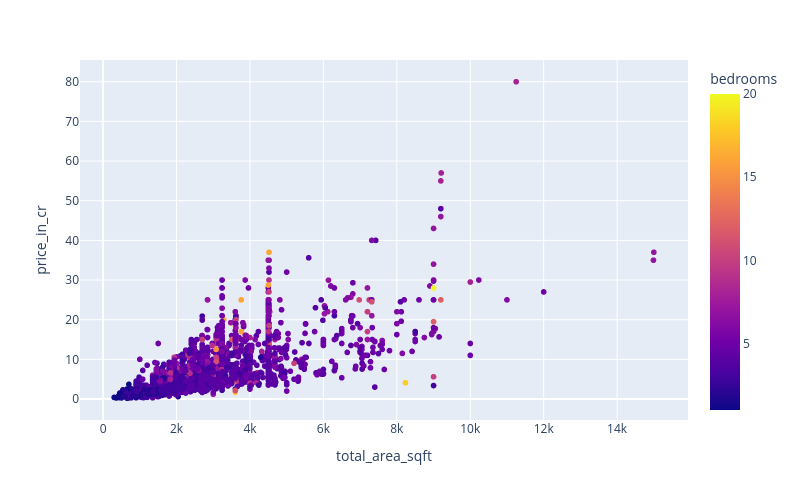

The notebook cell saved with this chart:
### Code cell
fig = px.scatter(data_frame= new_df, x = 'total_area_sqft', y = 'price_in_cr', color= 'bedrooms')
fig.update_layout(width=800,
    height=500

)

### Figure 1 — Plotly figure (JSON) as saved in the notebook; plotly's stock layout.template omitted (floating-point values rounded to 4 significant figures; data arrays with more than 128 entries replaced by an {"elided": "..."} marker saying what was removed)
{"data": [{"hovertemplate": "total_area_sqft=%{x}<br>price_in_cr=%{y}<br>bedrooms=%{marker.color}<extra></extra>", "legendgroup": "", "marker": {"color": {"elided": "5527 int values"}, "coloraxis": "coloraxis", "symbol": "circle"}, "mode": "markers", "name": "", "showlegend": false, "type": "scattergl", "x": {"elided": "5527 int values"}, "xaxis": "x", "y": {"elided": "5527 float values"}, "yaxis": "y"}], "layout": {"coloraxis": {"colorbar": {"title": {"text": "bedrooms"}}, "colorscale": [[0, "#0d0887"], [0.1111, "#46039f"], [0.2222, "#7201a8"], [0.3333, "#9c179e"], [0.4444, "#bd3786"], [0.5556, "#d8576b"], [0.6667, "#ed7953"], [0.7778, "#fb9f3a"], [0.8889, "#fdca26"], [1, "#f0f921"]]}, "height": 500, "legend": {"tracegroupgap": 0}, "margin": {"t": 60}, "width": 800, "xaxis": {"anchor": "y", "domain": [0, 1], "title": {"text": "total_area_sqft"}}, "yaxis": {"anchor": "x", "domain": [0, 1], "title": {"text": "price_in_cr"}}}}
